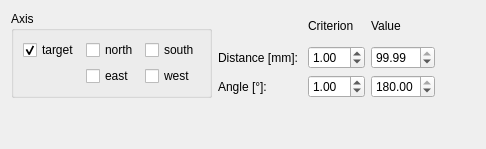
          <widget class="QWidget" name="tab_3">
           <attribute name="title">
            <string>Prosthetic</string>
           </attribute>
           <layout class="QVBoxLayout" name="verticalLayout_17">
            <item>
             <layout class="QHBoxLayout" name="horizontalLayout_3">
              <item>
               <widget class="QGroupBox" name="groupBox_5">
                <property name="title">
                 <string>Axis</string>
                </property>
                <layout class="QGridLayout" name="gridLayout_3">
                 <item row="0" column="1">
                  <widget class="QCheckBox" name="checkBox_show_axis_north">
                   <property name="text">
                    <string>north</string>
                   </property>
                  </widget>
                 </item>
                 <item row="0" column="0">
                  <widget class="QCheckBox" name="checkBox_show_axis_target">
                   <property name="text">
                    <string>target</string>
                   </property>
                   <property name="checked">
                    <bool>true</bool>
                   </property>
                  </widget>
                 </item>
                 <item row="0" column="2">
                  <widget class="QCheckBox" name="checkBox_show_axis_south">
                   <property name="text">
                    <string>south</string>
                   </property>
                  </widget>
                 </item>
                 <item row="1" column="1">
                  <widget class="QCheckBox" name="checkBox_show_axis_east">
                   <property name="text">
                    <string>east</string>
                   </property>
                  </widget>
                 </item>
                 <item row="1" column="2">
                  <widget class="QCheckBox" name="checkBox_show_axis_west">
                   <property name="text">
                    <string>west</string>
                   </property>
                  </widget>
                 </item>
                </layout>
               </widget>
              </item>
              <item>
               <layout class="QGridLayout" name="gridLayout_4">
                <item row="2" column="0">
                 <widget class="QLabel" name="label_27">
                  <property name="text">
                   <string>Angle [°]:</string>
                  </property>
                 </widget>
                </item>
                <item row="1" column="2">
                 <widget class="QDoubleSpinBox" name="doubleSpinBox_distance_nav_criterion">
                  <property name="value">
                   <double>1.000000000000000</double>
                  </property>
                 </widget>
                </item>
                <item row="1" column="0">
                 <widget class="QLabel" name="label_26">
                  <property name="text">
                   <string>Distance [mm]: </string>
                  </property>
                 </widget>
                </item>
                <item row="0" column="2">
                 <widget class="QLabel" name="label_28">
                  <property name="text">
                   <string>Criterion</string>
                  </property>
                 </widget>
                </item>
                <item row="2" column="2">
                 <widget class="QDoubleSpinBox" name="doubleSpinBox_angle_nav_criterion">
                  <property name="value">
                   <double>1.000000000000000</double>
                  </property>
                 </widget>
                </item>
                <item row="1" column="3">
                 <widget class="QDoubleSpinBox" name="doubleSpinBox_distance_nav">
                  <property name="enabled">
                   <bool>true</bool>
                  </property>
                  <property name="value">
                   <double>99.989999999999995</double>
                  </property>
                 </widget>
                </item>
                <item row="2" column="3">
                 <widget class="QDoubleSpinBox" name="doubleSpinBox_angle_nav">
                  <property name="maximum">
                   <double>180.000000000000000</double>
                  </property>
                  <property name="value">
                   <double>180.000000000000000</double>
                  </property>
                 </widget>
                </item>
                <item row="0" column="3">
                 <widget class="QLabel" name="label_29">
                  <property name="text">
                   <string>Value</string>
                  </property>
                 </widget>
                </item>
               </layout>
              </item>
              <item>
               <spacer name="horizontalSpacer">
                <property name="orientation">
                 <enum>Qt::Horizontal</enum>
                </property>
                <property name="sizeHint" stdset="0">
                 <size>
                  <width>40</width>
                  <height>20</height>
                 </size>
                </property>
               </spacer>
              </item>
             </layout>
            </item>
            <item>
             <spacer name="verticalSpacer_11">
              <property name="orientation">
               <enum>Qt::Vertical</enum>
              </property>
              <property name="sizeHint" stdset="0">
               <size>
                <width>20</width>
                <height>40</height>
               </size>
              </property>
             </spacer>
            </item>
           </layout>
          </widget>
